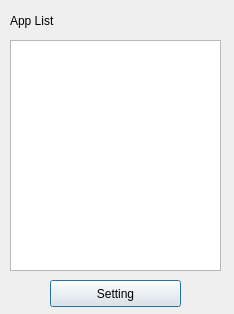
<?xml version="1.0" encoding="UTF-8"?>
<ui version="4.0">
 <class>MainDialog</class>
 <widget class="QDialog" name="MainDialog">
  <property name="geometry">
   <rect>
    <x>0</x>
    <y>0</y>
    <width>234</width>
    <height>314</height>
   </rect>
  </property>
  <property name="windowTitle">
   <string>MainDialog</string>
  </property>
  <widget class="QListWidget" name="listApps">
   <property name="geometry">
    <rect>
     <x>10</x>
     <y>40</y>
     <width>211</width>
     <height>231</height>
    </rect>
   </property>
  </widget>
  <widget class="QPushButton" name="btnSetting">
   <property name="geometry">
    <rect>
     <x>50</x>
     <y>280</y>
     <width>131</width>
     <height>27</height>
    </rect>
   </property>
   <property name="text">
    <string>Setting</string>
   </property>
  </widget>
  <widget class="QLabel" name="label">
   <property name="geometry">
    <rect>
     <x>10</x>
     <y>10</y>
     <width>71</width>
     <height>21</height>
    </rect>
   </property>
   <property name="text">
    <string>App List</string>
   </property>
  </widget>
 </widget>
 <layoutdefault spacing="6" margin="11"/>
 <resources/>
 <connections/>
</ui>
